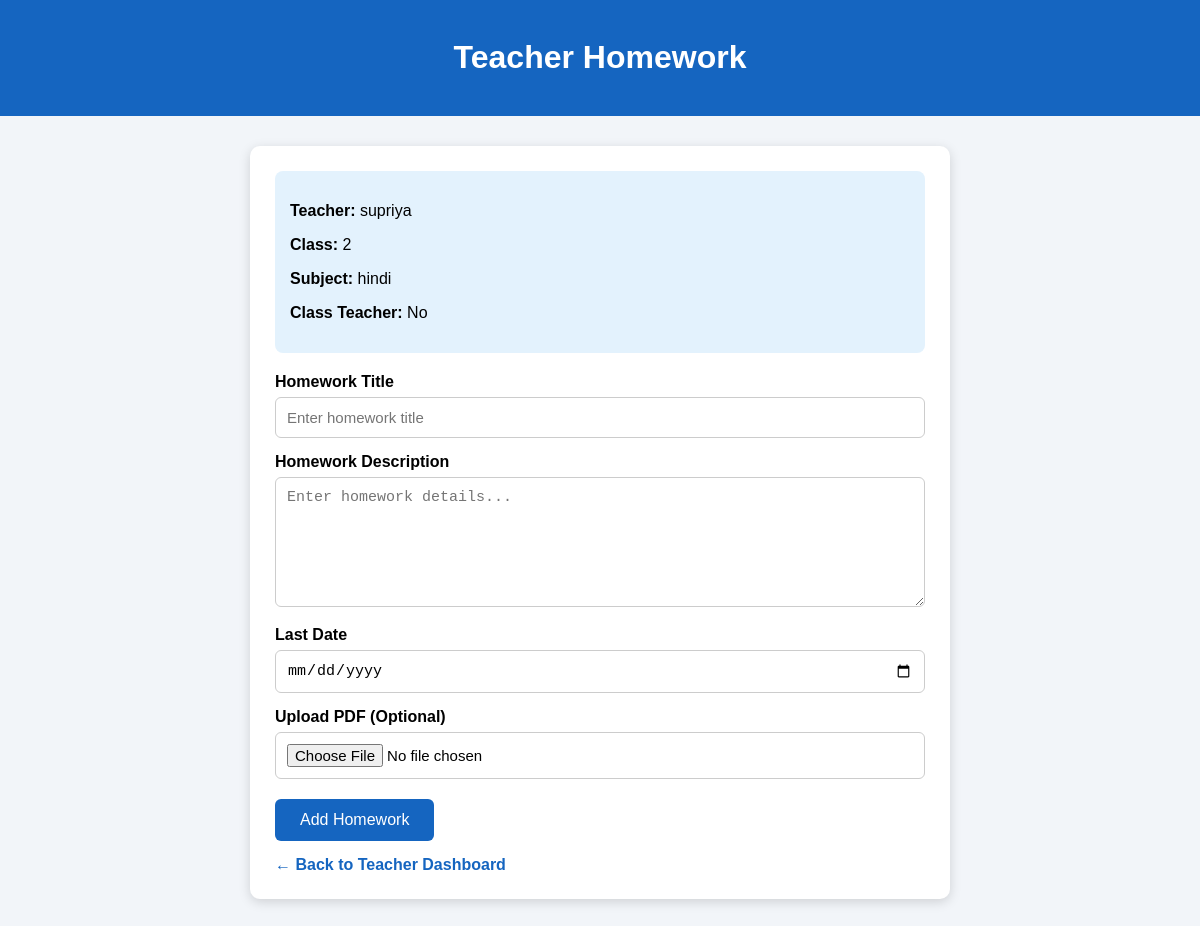
The page /teacher-homework.php?assignment_id=1 (signed in) on the database its author committed.
### tables this page shows
CREATE TABLE `teachers` (
  `id` int(11) NOT NULL,
  `name` varchar(100) DEFAULT NULL,
  `subject` varchar(100) DEFAULT NULL,
  `mobile` varchar(15) DEFAULT NULL,
  `email` varchar(100) DEFAULT NULL,
  `password` varchar(100) DEFAULT NULL
);

CREATE TABLE `teacher_assignments` (
  `id` int(11) NOT NULL,
  `teacher_id` int(11) NOT NULL,
  `class` varchar(20) NOT NULL,
  `subject_id` int(11) NOT NULL,
  `is_class_teacher` tinyint(1) NOT NULL DEFAULT '0'
);

CREATE TABLE `subjects` (
  `id` int(11) NOT NULL,
  `subject_name` varchar(100) DEFAULT NULL,
  `subject_code` varchar(50) DEFAULT NULL
);

### teacher-homework.php (the view, shortened to what this page needs)
<?php
include("connection.php");
$teacher_id = $_SESSION['teacher_id'];
$assignment_id = isset($_GET['assignment_id'])
    ? intval($_GET['assignment_id'])
    : (isset($_SESSION['selected_assignment_id'])
        ? intval($_SESSION['selected_assignment_id'])
        : 0);
$sql = "SELECT
            ta.id,
            ta.class,
            ta.subject_id,
            ta.is_class_teacher,
            s.subject_name
        FROM teacher_assignments ta
        LEFT JOIN subjects s ON ta.subject_id = s.id
        WHERE ta.id = '$assignment_id'
        AND ta.teacher_id = '$teacher_id'
        LIMIT 1";
$result = mysqli_query($conn, $sql);
$assignment = mysqli_fetch_assoc($result);
$class = $assignment['class'];
$subject = $assignment['subject_name'];
$is_class_teacher = $assignment['is_class_teacher'];
$teacher_query = mysqli_query(
    $conn,
    "SELECT name FROM teachers WHERE id='$teacher_id' LIMIT 1"
);
$teacher = mysqli_fetch_assoc($teacher_query);
$teacher_name = $teacher['name'] ?? '';
?>
<!DOCTYPE html>
<html lang="en">
<head>
</head>
<body>
<div class="header">
    <h1>Teacher Homework</h1>
</div>
<div class="container">
<div class="card">
<div class="info">
    <p><strong>Teacher:</strong>
        <?php echo htmlspecialchars($teacher_name); ?>
    </p>
    <p><strong>Class:</strong>
        <?php echo htmlspecialchars($class); ?>
    </p>
    <p><strong>Subject:</strong>
        <?php echo htmlspecialchars($subject); ?>
    </p>
    <p><strong>Class Teacher:</strong>
        <?php echo ($is_class_teacher == 1) ? "Yes" : "No"; ?>
    </p>
</div>
<form method="POST"
      action="teacher-homework.php?assignment_id=<?php echo $assignment_id; ?>"
      enctype="multipart/form-data">
    <label>Homework Title</label>
    <input type="text"
           name="title"
           placeholder="Enter homework title"
           value="<?php echo htmlspecialchars($title ?? ''); ?>"
           required>
    <label>Homework Description</label>
    <textarea name="description"
              placeholder="Enter homework details..."
              required><?php echo htmlspecialchars($description ?? ''); ?></textarea>
    <label>Last Date</label>
    <input type="date"
           name="last_date"
           value="<?php echo htmlspecialchars($last_date ?? ''); ?>"
           required>
    <label>Upload PDF (Optional)</label>
    <input type="file"
           name="pdf_file"
           accept=".pdf">
    <button type="submit">
        Add Homework
    </button>
</form>
<a class="back"
   href="teacher-dashboard.php?assignment_id=<?php echo $assignment_id; ?>">
    ← Back to Teacher Dashboard
</a>
</div>
</div>
</body>
</html>

### teacher-homework.php (style rules this page uses)
body { margin: 0; font-family: Arial, sans-serif; background: #f2f5f9; }
.header { background: #1565c0; color: white; padding: 18px; text-align: center; }
.container { width: 90%; max-width: 700px; margin: 30px auto; }
.card { background: white; padding: 25px; border-radius: 10px; box-shadow: 0 3px 12px rgba(0,0,0,0.15); }
.info { background: #e3f2fd; padding: 15px; border-radius: 8px; margin-bottom: 20px; }
label { display: block; margin-top: 15px; margin-bottom: 6px; font-weight: bold; }
input, textarea { width: 100%; box-sizing: border-box; padding: 11px; border: 1px solid #ccc; border-radius: 6px; font-size: 15px; }
textarea { height: 130px; resize: vertical; }
button { margin-top: 20px; padding: 12px 25px; border: none; border-radius: 6px; background: #1565c0; color: white; font-size: 16px; cursor: pointer; }
.back { display: inline-block; margin-top: 15px; text-decoration: none; color: #1565c0; font-weight: bold; }

### rows shown on the page
teachers: name "supriya"
teacher_assignments: class "2", subject.subject_name "hindi"
